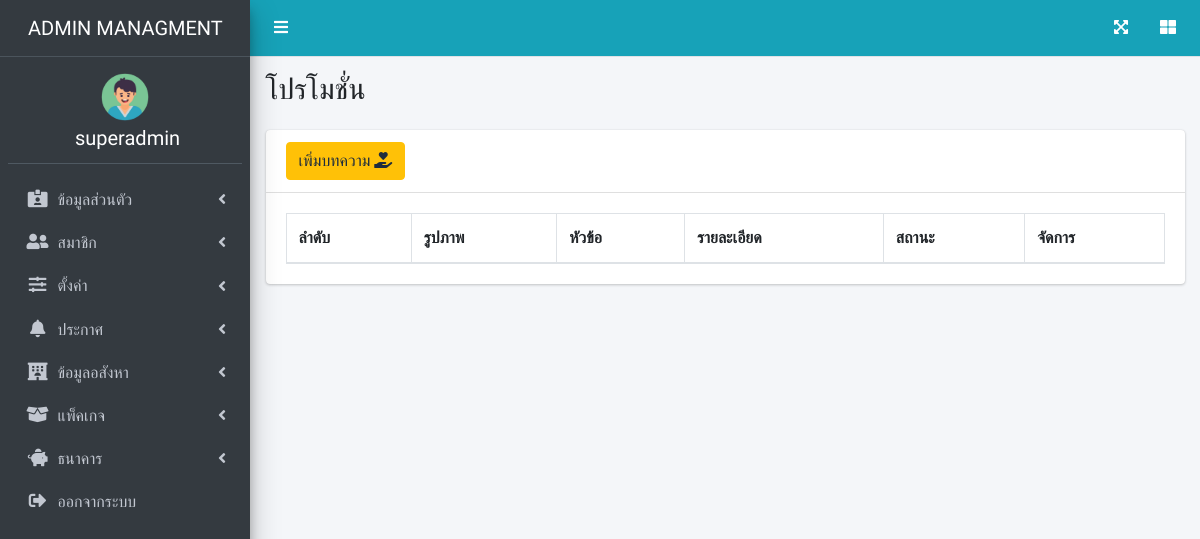
Page /page/promotion.php (signed in) on the earlier database version.
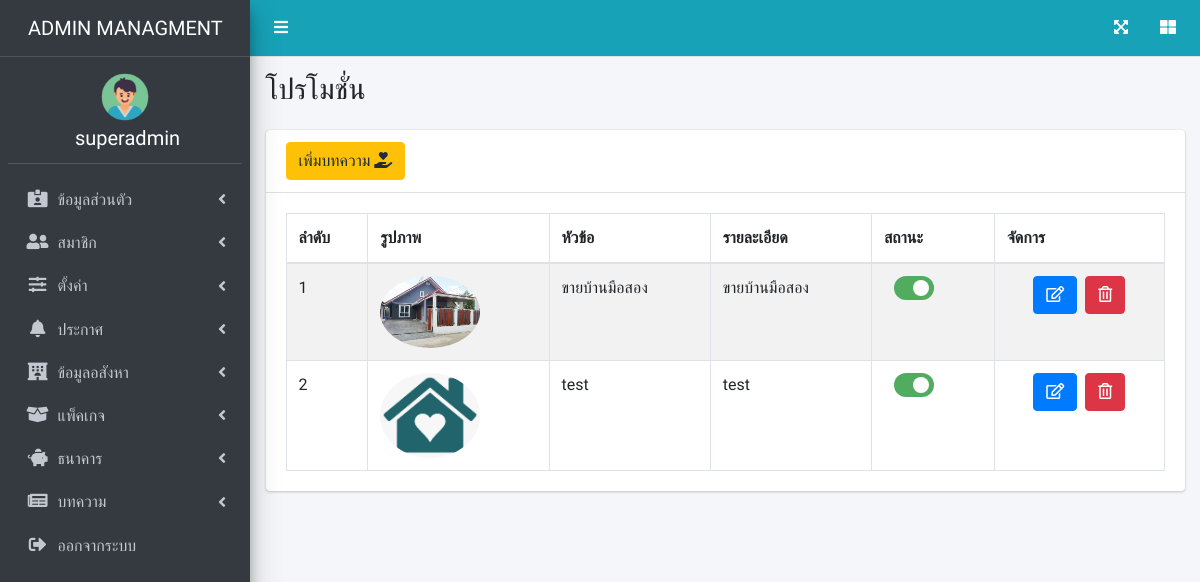
Same page on the later database version.
### tables this page shows
CREATE TABLE `user_role_type` (
  `id` int(10) NOT NULL,
  `name` varchar(255) NOT NULL,
  `type_icon` varchar(255) NOT NULL
);

CREATE TABLE `article` (
  `a_id` int(255) NOT NULL,
  `a_title` varchar(255) NOT NULL,
  `a_note` varchar(255) NOT NULL,
  `a_type` varchar(255) NOT NULL,
  `a_img` varchar(255) NOT NULL DEFAULT 'home.png',
  `a_status` enum('1','0') NOT NULL
);

### page/promotion.php (the view, shortened to what the changed rows need)
<?php
require_once('../dbconnect.php');
$sql2 = "SELECT * FROM article WHERE a_type = 'โปรโมชั่น' ORDER BY a_id DESC";
$result2 = mysqli_query($con, $sql2);
$order = 1;
?>
<!DOCTYPE html>
<html lang="en">
<head>
    <link rel="stylesheet" href="https://cdnjs.cloudflare.com/ajax/libs/font-awesome/5.15.3/css/all.min.css" />
    <link rel="stylesheet" href="../css/adminlte.min.css">
    <link rel="stylesheet" href="../css/dataTables.bootstrap4.min.css">
    <link rel="stylesheet" href="../css/responsive.bootstrap4.min.css">
    <link rel="stylesheet" href="../css/buttons.bootstrap4.min.css">
    <link rel="stylesheet" href="../css/switch_insurance.css">
</head>
<body class="hold-transition sidebar-mini">
    <?php require('admin_nav.php') ?>
    <div class="content-wrapper">
        <section class="content-header">
            <div class="container-fluid">
                <div class="row mb-2">
                    <div class="col-sm-6">
                        <h1 style="text-transform: uppercase">โปรโมชั่น</h1>
                    </div>
                </div>
            </div>
        </section>
        <section class="content">
            <div class="container-fluid ">
                <div class="row">
                    <div class="col-12">
                        <div class="card">
                            <div class="card-body">
                                <table id="example1" class="table table-bordered table-striped">
                                    <thead>
                                        <tr>
                                            <th>ลำดับ</th>
                                            <th>รูปภาพ</th>
                                            <th>หัวข้อ</th>
                                            <th>รายละเอียด</th>
                                            <th>สถานะ</th>
                                            <th>จัดการ</th>
                                        </tr>
                                    </thead>
                                    <tbody>
                                        <?php while ($row2 = mysqli_fetch_array($result2)) { ?>
                                            <tr>
                                                <td><?php echo $order++ ?></td>
                                                <td><img src="../p_img/<?php echo $row2['a_img'] ?>"style="border-radius:50%" width="100"></td>
                                                <td><?php echo $row2['a_title']; ?></td>
                                                <td><?php echo $row2['a_note']; ?></td>
                                                <td>
                                                <label class="switch">
                                                    <div class="slider round"> </div>
                                                </label>
                                                </td>
                                                <td class="text-center">
                                                    <a href="edit_article.php?id=<?php echo $row2['a_id']; ?>" class="btn btn-primary"><i class="far fa-edit"></a></i>&nbsp;
                                                    <a href="../backend/del_article.php?id=<?php echo $row2['a_id']; ?>" onclick="return confirm('Are you sure to delete ?')" class="btn btn-danger"><i class="far fa-trash-alt"></i></a></td>
                                            </tr>
                                        <?php  } ?>
                                    </tbody>
                                </table>
                            </div>
                        </div>
                    </div>
                </div>
</body>
</html>

### page/admin_nav.php (shortened to what the changed rows need)
<?php
require_once('../dbconnect.php');
$sqlrt = "SELECT * FROM user_role_type  ";
$resultrt = mysqli_query($con, $sqlrt);
?>
<div class="wrapper">
    <aside class="main-sidebar sidebar-dark-primary elevation-4">
        <div class="sidebar">
            <nav class="mt-2" id="connavbar">
                <ul class="nav nav-pills nav-sidebar flex-column" data-widget="treeview" role="menu" data-accordion="false">
                    <?php
                    if ($_SESSION['utype'] == 'admin') {
                        while ($rowrt = mysqli_fetch_array($resultrt)) {
                            echo " <li class='nav-item'>
            <a href='#' class='nav-link'>
              <i class='nav-icon $rowrt[type_icon]'></i>
              <p>
               $rowrt[name]
                <i class='fas fa-angle-left right'></i>
              </p>
            </a>
            <ul class='nav nav-treeview'>";
                            echo  "</ul></li>";
                        }
                    }
                    ?>
                </ul>
            </nav>
        </div>
    </aside>

Differences in the rows shown:
added user_role_type: name "บทความ"
added article: a_img (picture), a_title "ขายบ้านมือสอง", a_note "ขายบ้านมือสอง"
added article: a_img (picture), a_title "test", a_note "test"
